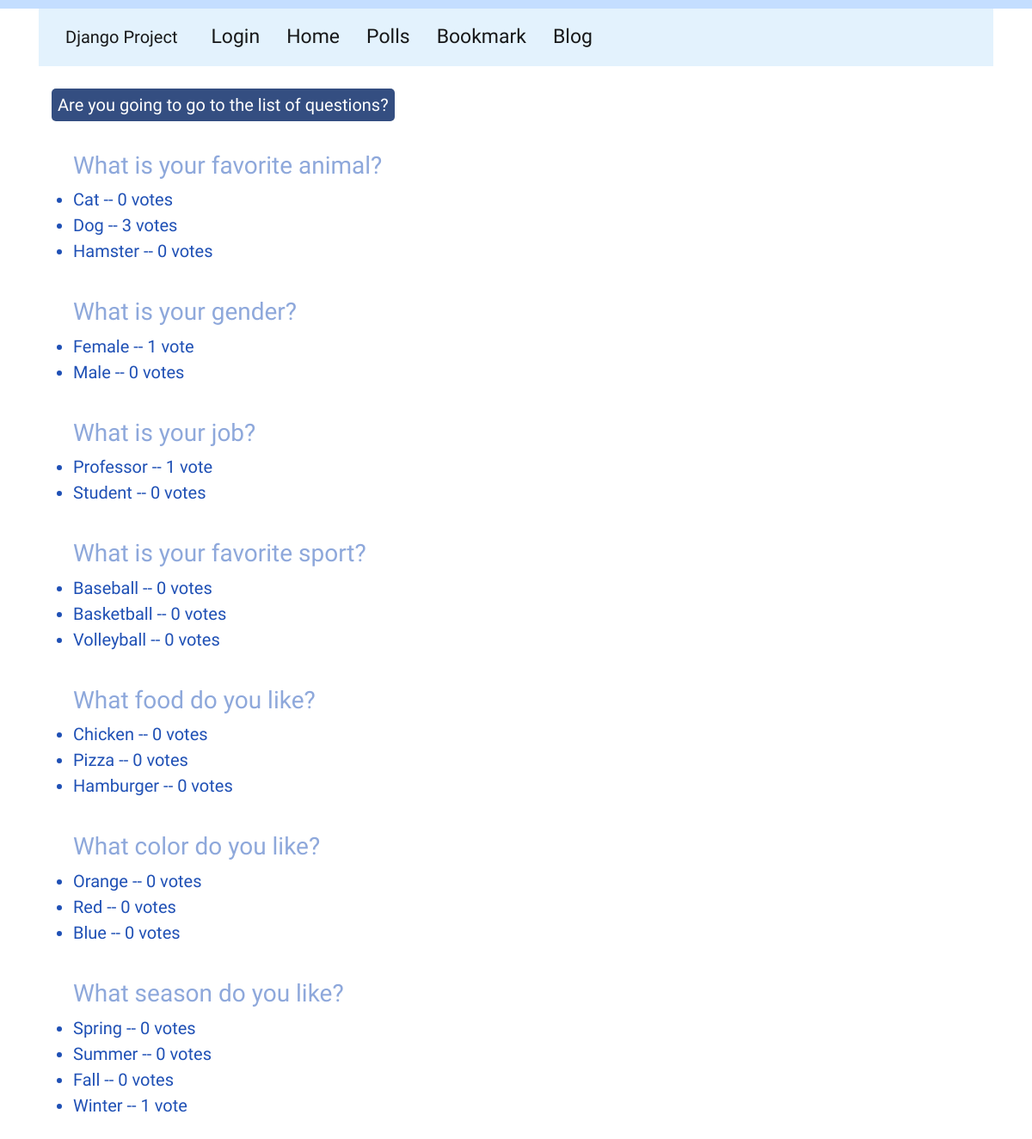
Screenshot of /polls/polls/allresults/ with the database file from the repository.
### polls/models.py (models this page shows, shortened)
class Choice(models.Model):
    question = models.ForeignKey(Question, on_delete=models.CASCADE)
    choice_text = models.CharField(max_length=200)
    votes = models.IntegerField(default=0)

### polls/views.py (the view)
# urls.py: path('polls/allresults/', views.AllResultsView.as_view(), name='allresults'),
class AllResultsView(generic.ListView):
    template_name = 'polls/all_results.html'
    context_object_name = 'latest_question_list'
    def get_queryset(self):
        return Question.objects.order_by('-pub_date')

### polls/templates/polls/all_results.html (shortened to what this page needs)
{% extends 'base.html' %}
{% block content %}
    {% load static %}
    <link rel="stylesheet" href="{% static 'polls/style.css' %}">
    <form action="{% url 'polls:index' %}" class="all_results_button">
        <input type="submit" value="Are you going to go to the list of questions?" id="gotoAllResults">
    </form>
    <br><br>
    {% if latest_question_list %}
        <ul>
            {% for question in latest_question_list %}
                {% for choice in question.choice_set.all %}
                <li>{{choice.choice_text}} -- {{choice.votes}} vote{{choice.votes|pluralize}}</li>
                {% endfor %}
            <br>
            {% endfor %}
        </ul>
    {% else %}
        <p>No polls are available.</p>
    {% endif %}
{% endblock %}

### templates/base.html (shortened to what this page needs)
<!DOCTYPE html>
<html lang="en">
<head>
    {% load static %}
    <link rel="stylesheet" href="https://cdn.jsdelivr.net/npm/bootstrap@4.5.3/dist/css/bootstrap.min.css">
</head>
<body>
<div class="container">
    <nav class="navbar navbar-expand-lg navbar-light" style="background-color: #e3f2fd;">
      <a class="navbar-brand" href="{% url 'home:home' %}">Django Project</a>
      <div class="collapse navbar-collapse" id="navbarSupportedContent">
        <ul class="navbar-nav mr-auto">
          <li class="nav-item active">
          <li class="nav-item active">
            <a class="nav-link" href="{% url 'home:home' %}">Home <span class="sr-only">(current)</span></a>
          </li>
          <li class="nav-item active">
            <a class="nav-link" href="{% url 'polls:index' %}">Polls <span class="sr-only">(current)</span></a>
          </li>
          <li class="nav-item active">
            <a class="nav-link" href="{% url 'bookmark:list' %}">Bookmark <span class="sr-only">(current)</span></a>
          </li>
          <li class="nav-item active">
            <a class="nav-link" href="{% url 'blog:post_list' %}">Blog <span class="sr-only">(current)</span></a>
          </li>
        </ul>
      </div>
    </nav>
    <div class="row">
        <div class="col">
            {% block content %}
            {% endblock %}
        </div>
    </div>
</div>
</body>
</html>

### polls/static/polls/style.css (style rules this page uses)
body { border-top: 10px solid #C4DEFF; font-family: 'Jua', sans-serif; }
li a { font-size: 23px; color: #8EA8DB; }
.all_results_button { margin-right: 100px; margin-bottom: 20px; }
input[type="submit"] { font-family: 'Jua', sans-serif; font-size: 15px; color: white; background-color: #344E81; border-radius: 5px; border: none; margin-top: 10px; margin-left: 20px; padding: 5px 8px; float: left; }
#gotoAllResults { font-size: 20px; margin-left: 15px; padding: 4px 7px; }
ul li { font-size: 20px; color: #1F50B5; }
a { font-size: 18px; color: #494693; margin-left: 15px; }

### rows the page displays
Choice: choice_text "Cat", votes "0"
Choice: choice_text "Dog", votes "3"
Choice: choice_text "Hamster", votes "0"
Choice: choice_text "Female", votes "1"
Choice: choice_text "Male", votes "0"
Choice: choice_text "Professor", votes "1"
Choice: choice_text "Student", votes "0"
Choice: choice_text "Baseball", votes "0"
Choice: choice_text "Basketball", votes "0"
Choice: choice_text "Volleyball", votes "0"
Choice: choice_text "Chicken", votes "0"
Choice: choice_text "Pizza", votes "0"
Choice: choice_text "Hamburger", votes "0"
Choice: choice_text "Orange", votes "0"
Choice: choice_text "Red", votes "0"
Choice: choice_text "Blue", votes "0"
Choice: choice_text "Spring", votes "0"
Choice: choice_text "Summer", votes "0"
Choice: choice_text "Fall", votes "0"
Choice: choice_text "Winter", votes "1"
